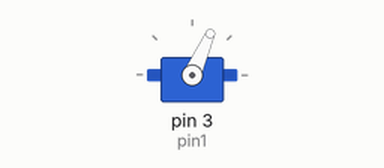
Simulated run of this sketch. Board: Arduino Nano, built with avr-gcc and run on an emulated ATmega328P. Parts: servo.

Above: at 0.05 s.
At 0.55 s:
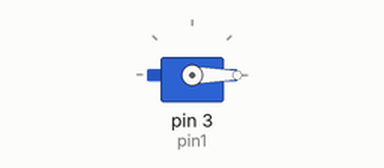
At 1.1 s:
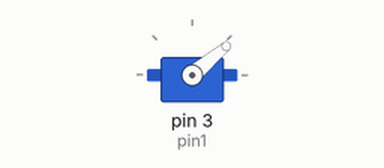
At 2.0 s:
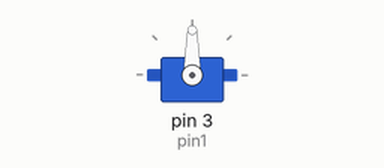
Timing chart, 0 to 4.6 s (numbered marks = the images above):
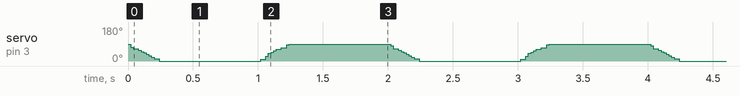

The sketch:

teste2.ino
```cpp
#include <VarSpeedServo.h>


//defining motor pins
#define pin1 3
#define pin2 4
#define pin3 5
#define pin4 6
#define pin5 7
#define pin6 8
#define pin7 9
#define pin8 10
#define pin9 11
#define pin10 12


VarSpeedServo motor[3];

void setup(){

  motor[1].attach(pin1);
  Serial.begin(9600);
}

void loop(){
  motor[1].write(0, 255, false);
  //motor2.write(0);
  delay(1000);
  motor[1].write(90, 255, false);
  //motor2.write(90);
  delay(1000);
  /*moveJoint(0, 1);
  moveJoint(0, 2);
  moveJoint(0, 3);
  moveJoint(0, 4);
  moveJoint(0, 5);
  moveJoint(0, 6);
  moveJoint(0, 7);
  moveJoint(0, 8);
  moveJoint(0, 9);
  moveJoint(0, 10);
  delay(1000);
  moveJoint(30, 1);
  moveJoint(30, 2);
  moveJoint(180, 3);
  moveJoint(180, 4);
  moveJoint(180, 5);
  moveJoint(180, 6);
  moveJoint(180, 7);
  moveJoint(180, 8);
  moveJoint(180, 9);
  moveJoint(180, 10);
  delay(1000);*/
}
/*
//function to move one motor only
void moveJoint1(int pos){
  motor1.write(pos, 255, false);
}

void moveJoint2(int pos){
  motor2.write(pos, 255, false);
}

void moveJoint3(int pos){
  motor3.write(pos, 255, false);
}

void moveJoint4(int pos){
  motor4.write(pos, 255, false);
}

void moveJoint5(int pos){
  motor5.write(pos, 255, false);
}

void moveJoint6(int pos){
  motor6.write(pos, 255, false);
}

void moveJoint7(int pos){
  motor7.write(pos, 255, false);
}

void moveJoint8(int pos){
  motor8.write(pos, 255, false);
}

void moveJoint9(int pos){
  motor9.write(pos, 255, false);
}

void moveJoint10(int pos){
  motor10.write(pos, 255, false);
}

//moves one of all motors at a time
void moveJoint(int pos, int num){
  //Serial.write(num);
  if(num == 1){
    //Serial.write(111);
    digitalWrite(13, HIGH);
    moveJoint1(pos);
  }
  else if(num == 2){
    moveJoint2(pos);
  }
  else if(num == 3){
    moveJoint3(pos);
  }
  else if(num == 4){
    moveJoint4(pos);
  }
  else if(num == 5){
    moveJoint5(pos);
  }
  else if(num == 6){
    moveJoint6(pos);
  }
  else if(num == 7){
    moveJoint7(pos);
  }
  else if(num == 8){
    moveJoint8(pos);
  }
  else if(num == 9){
    moveJoint9(pos);
  }
  else if(num == 10){
    moveJoint10(pos);
  }
}*/
```

Measured:
- by itself, servo on pin 3 (pin1): repeats every 2.0 s: 66° 0.04 s, 58° 0.02 s, 50° 0.02 s, 43° 0.02 s, 35° 0.02 s, 27° 0.02 s, 19° 0.02 s, 11° 0.04 s, 0° 0.78 s, 8° 0.04 s, 24° 0.02 s, 40° 0.02 s, 47° 0.02 s, 55° 0.02 s, 63° 0.04 s, 71° 0.04 s, 87° 0.02 s, 90° 0.78 s, 82° 0.02 s
